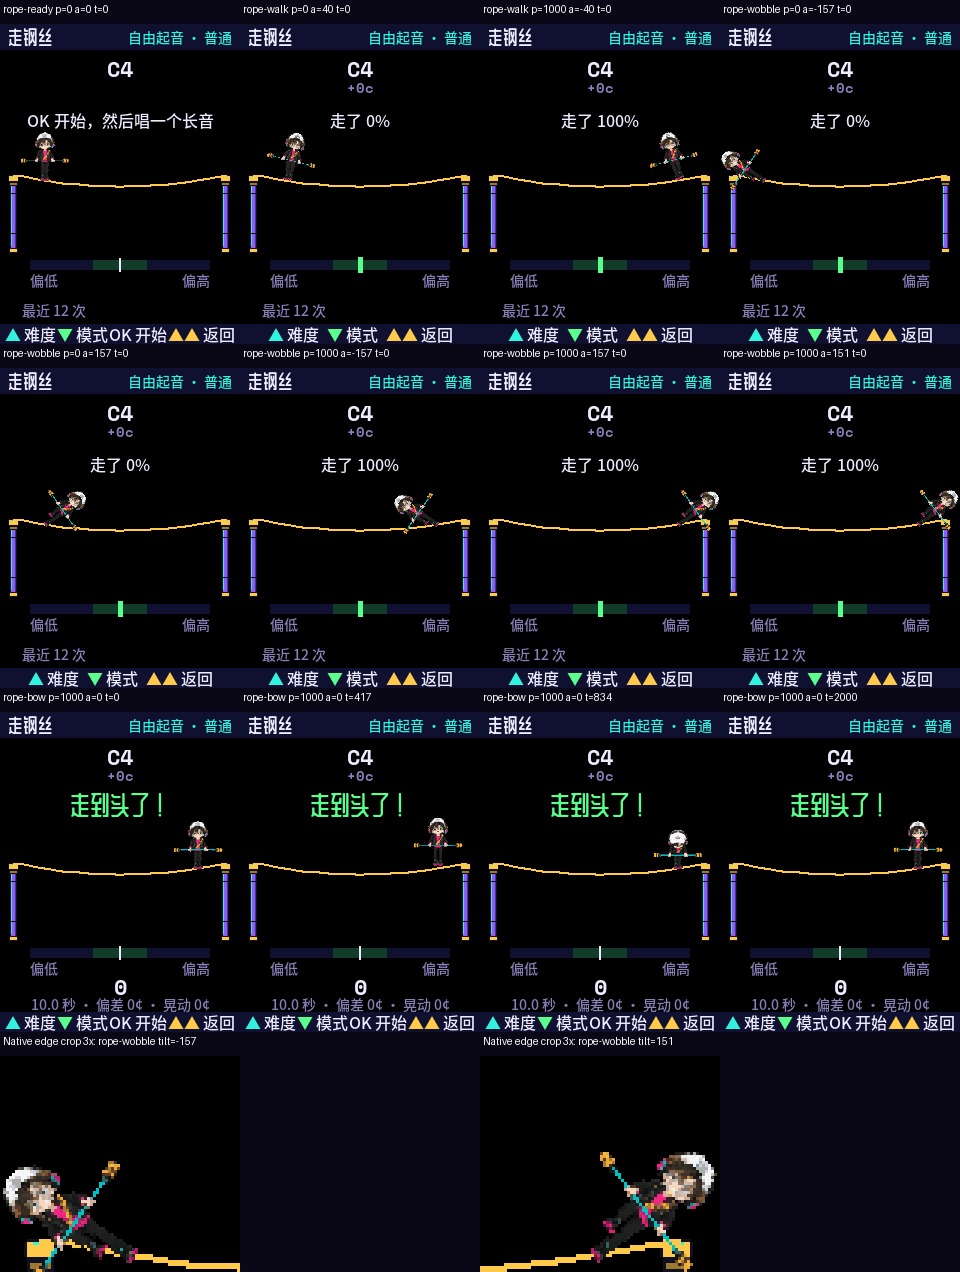

Write Python code to recreate this figure.
"""Host-only native raster check for the single rope x-range change.
Copies the existing audit fixture into this test's build directory. Original
audit sources, binaries, assets, serial ports and ESP32 build are untouched.
White palette mask uses the real packed transparency and production affine
rasterizer, centred in screen so its unclipped bbox can be translated to edges.
"""
from pathlib import Path
import ctypes as C, hashlib, json, math, subprocess
import numpy as np
from PIL import Image, ImageDraw

HERE=Path(__file__).resolve().parent
ROOT=HERE.parents[1]
AUDIT=ROOT/'dist/soundlab-0.1.2/offline-review/ui'
BUILD=HERE/'build/rope-edge'
BUILD.mkdir(parents=True,exist_ok=True)
SRC=ROOT/'firmware/main/ui/sc_toys.c'
source=SRC.read_text(encoding='utf-8')
assert 'int rx = 45 + rp_prog * 153 / 1000' in source
fixture=(AUDIT/'audit_host.c').read_text(encoding='utf-8')+r'''
/* Test-only controls. Production rp_prog updates/rules remain unchanged. */
__declspec(dllexport) void rope_position(int prog,int tilt){rp_prog=prog;rp_tilt=tilt;}
__declspec(dllexport) int rope_frames(const char *id){char key[64];fc_img_t im;snprintf(key,sizeof key,"spr/%s/76",id);return fc_img_open(key,&im)?im.frames:0;}
__declspec(dllexport) const uint16_t *rope_mask(const char *id,int f,int ang){
  static uint16_t mask[FC_W*FC_H];static uint8_t white[126];
  char key[64];fc_img_t im;snprintf(key,sizeof key,"spr/%s/76",id);
  if(!fc_img_open(key,&im))return NULL;
  memset(white,255,sizeof white);im.pal=white;
  fc_gfx_begin();fc_gfx_bg(0,false);fc_gfx_scanlines(false);
  fc_img_aff(&im,f,120,152,38,(76*29+16)/32,ang,800*256/1000,800*256/1000,255);
  fc_gfx_end(to_fb,mask,true);return mask;
}
'''
p=BUILD/'rope-fixture.c';p.write_text(fixture,encoding='utf-8')
args=[str(ROOT/'dist/soundlab-0.1.1/offline-review/host-tools/tcc/tcc.exe'),'-shared','-I'+str(ROOT/'firmware/main/gfx'),str(p),str(AUDIT/'math_compat.c')]
args += [str(ROOT/'firmware/main'/q) for q in ['ui/sl_ui.c','ui/sl_audio.c','ui/sl_sampler.c','ui/sc_newgames.c','ui/newgames_model.c','ui/scenes.c','gfx/fc_gfx.c','gfx/fc_res.c','mic/nabo_mic.c','voice/nabo_voice.c']]
args += ['-o',str(BUILD/'rope-check.dll')]
r=subprocess.run(args,capture_output=True,text=True)
assert r.returncode==0,r.stderr
lib=C.CDLL(str(BUILD/'rope-check.dll'))
lib.host_init.argtypes=[C.c_char_p,C.c_uint]
lib.audit_prepare.argtypes=[C.c_char_p]
lib.audit_trace.restype=C.c_char_p
lib.host_fb.restype=C.POINTER(C.c_uint16)
lib.rope_frames.argtypes=[C.c_char_p]
lib.rope_mask.argtypes=[C.c_char_p,C.c_int,C.c_int]
lib.rope_mask.restype=C.POINTER(C.c_uint16)
assert lib.host_init(str(AUDIT/'audit-assets.bin').encode(),7)==0

def rgb(fb):
    a=np.asarray(fb,dtype=np.uint16)
    return np.stack((((a>>11)&31)*255//31,((a>>5)&63)*255//63,(a&31)*255//31),-1).reshape(320,240,3).astype(np.uint8)

def shot(case,progress,tilt,ms):
    assert lib.audit_prepare(case.encode())==0
    lib.rope_position(progress,tilt);lib.audit_clock(ms);lib.audit_clear()
    mm=C.c_int();ops=C.c_int();lib.host_frame(0,C.byref(mm),C.byref(ops))
    tr=json.loads(lib.audit_trace().decode())
    t=next(x for x in tr if x.get('requested','').startswith('S-ROPE-'))
    image=Image.fromarray(rgb(np.ctypeslib.as_array(lib.host_fb(),shape=(240*320,)).copy()))
    return dict(case=case,progress=progress,tilt=tilt,ms=ms,mismatch=mm.value,overflow=bool(ops.value&(1<<30)),sprite=t),image

# Every source frame at every integer rotation reachable by the target formula:
# abs(base)<=116 plus abs(jitter)<=41. Filter cannot leave [-157,157].
mask_records=[]
for ident,angles in [('S-ROPE-READY',[0]),('S-ROPE-WALK',range(-40,41)),('S-ROPE-WOBBLE',list(range(-157,-40))+list(range(41,158))),('S-ROPE-BOW',[0])]:
    nf=lib.rope_frames(ident.encode());assert nf>0
    for f in range(nf):
        for ang in angles:
            a=np.ctypeslib.as_array(lib.rope_mask(ident.encode(),f,ang),shape=(320,240))
            ys,xs=np.nonzero(a)
            assert len(xs)>0
            bb=[int(xs.min()-120),int(ys.min()-152),int(xs.max()-120),int(ys.max()-152)]
            # Includes the entire rendered sprite, stricter than pole alone.
            mask_records.append(dict(id=ident,frame=f,angle=ang,bbox_relative_to_foot=bb,left_at_start=45+bb[0],right_at_end=198+bb[2]))
    print(ident,nf,'frames checked',flush=True)
minimum=min(x['left_at_start'] for x in mask_records)
maximum=max(x['right_at_end'] for x in mask_records)
bad=[x for x in mask_records if x['left_at_start']<0 or x['right_at_end']>239]
ys=[152+(44*((rx-14)*1000//212)//1000)*(1000-(rx-14)*1000//212)//1000 for rx in range(45,199)]
# Conservative vertical enclosure: include maximum -4px BOW hop for every
# sprite/rotation, even though only BOW can actually use that hop.
vertical=[min(ys)-4+min(x['bbox_relative_to_foot'][1] for x in mask_records),max(ys)+max(x['bbox_relative_to_foot'][3] for x in mask_records)]
assert vertical[0]>=26 and vertical[1]<300,vertical

# Real complete production scenes: start/end, max sway both directions, and
# every BOW frame (including its engine-driven hop) plus terminal hold.
shots=[];images=[]
for case,progress,tilt in [('rope-ready',0,0),('rope-walk',0,40),('rope-walk',1000,-40),('rope-wobble',0,-157),('rope-wobble',0,157),('rope-wobble',1000,-157),('rope-wobble',1000,157),('rope-wobble',1000,151)]:
    row,im=shot(case,progress,tilt,0);shots.append(row);images.append(im)
for f in range(lib.rope_frames(b'S-ROPE-BOW')):
    row,im=shot('rope-bow',1000,0,math.ceil(f*1000/12));shots.append(row);images.append(im)
row,im=shot('rope-bow',1000,0,2000);shots.append(row);images.append(im)
selected=[0,1,2,3,4,5,6,7,8,13,18,len(shots)-1]
gallery=Image.new('RGB',(4*240,3*344+240),'#0A0716');draw=ImageDraw.Draw(gallery)
for i,j in enumerate(selected):
    row,im=shots[j],images[j]
    x=i%4*240;y=i//4*344
    draw.text((x+3,y+3),f"{row['case']} p={row['progress']} a={row['tilt']} t={row['ms']}",fill='white')
    gallery.paste(im,(x,y+24))
for i,j in enumerate([3,7]):
    # Exact native frame crop, nearest-neighbour enlarged for pole/head edge QA.
    x=i*480;y=3*344
    draw.text((x+3,y+3),f"Native edge crop 3x: {shots[j]['case']} tilt={shots[j]['tilt']}",fill='white')
    crop=(0,90,80,162) if i==0 else (160,90,240,162)
    gallery.paste(images[j].crop(crop).resize((240,216),Image.Resampling.NEAREST),(x,y+24))
gallery.save(HERE/'rope-edge-check.png')
images[3].save(BUILD/'left-extreme-native.png');images[7].save(BUILD/'right-extreme-native.png')
report=dict(scope='Host rendering only; not device acceptance. Intended FALL trajectory exits screen and is excluded.',source=str(SRC),source_sha256=hashlib.sha256(SRC.read_bytes()).hexdigest(),asset_sha256=hashlib.sha256((AUDIT/'audit-assets.bin').read_bytes()).hexdigest(),production_change='rx = 45 + rp_prog * 153 / 1000; rules unchanged',method=__doc__,mask_cases=len(mask_records),integer_tilt_bound=[-157,157],relative_sprite_x_bounds=[min(x['bbox_relative_to_foot'][0] for x in mask_records),max(x['bbox_relative_to_foot'][2] for x in mask_records)],minimum_sprite_x=minimum,maximum_sprite_x=maximum,conservative_sprite_y_bounds=vertical,viewport_clip=[0,26,240,300],out_of_bounds_cases=len(bad),bad_cases=bad,all_sprite_bounds=mask_records,scene_renders=len(shots),incremental_mismatches=sum(x['mismatch'] for x in shots),overflow_renders=sum(x['overflow'] for x in shots),scene_records=shots,native_extreme_screenshots=['build/rope-edge/left-extreme-native.png','build/rope-edge/right-extreme-native.png'],visual_review='Confirmed full hat, body, pole and pole end caps visible in both worst endpoint native scenes and success BOW hop/hold gallery.',device_tested=False)
(HERE/'rope-edge-check.json').write_text(json.dumps(report,ensure_ascii=False,indent=2)+'\n',encoding='utf-8')
print('sprite x bounds',minimum,maximum,'out of bounds',len(bad),'scene renders',len(shots),'mismatches',report['incremental_mismatches'],'overflow',report['overflow_renders'])
assert not bad and minimum>=1 and maximum<=238
assert report['incremental_mismatches']==0 and report['overflow_renders']==0
